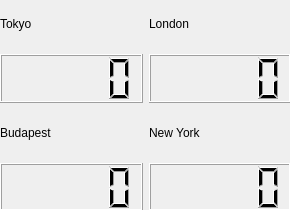
<?xml version="1.0" encoding="UTF-8"?>
<ui version="4.0">
 <class>Form</class>
 <widget class="QWidget" name="Form">
  <property name="geometry">
   <rect>
    <x>0</x>
    <y>0</y>
    <width>290</width>
    <height>210</height>
   </rect>
  </property>
  <property name="minimumSize">
   <size>
    <width>290</width>
    <height>210</height>
   </size>
  </property>
  <property name="maximumSize">
   <size>
    <width>290</width>
    <height>210</height>
   </size>
  </property>
  <property name="windowTitle">
   <string>Time</string>
  </property>
  <widget class="QWidget" name="horizontalLayoutWidget_2">
   <property name="geometry">
    <rect>
     <x>0</x>
     <y>0</y>
     <width>291</width>
     <height>211</height>
    </rect>
   </property>
   <layout class="QHBoxLayout" name="horizontalLayout_2">
    <item>
     <layout class="QHBoxLayout" name="horizontalLayout">
      <item>
       <layout class="QVBoxLayout" name="verticalLayout">
        <item>
         <widget class="QLabel" name="label_2">
          <property name="text">
           <string>Tokyo</string>
          </property>
         </widget>
        </item>
        <item>
         <widget class="digiclock2" name="lcdTokyo"/>
        </item>
        <item>
         <widget class="QLabel" name="label">
          <property name="text">
           <string>Budapest</string>
          </property>
         </widget>
        </item>
        <item>
         <widget class="digiclock2" name="lcdBud"/>
        </item>
       </layout>
      </item>
     </layout>
    </item>
    <item>
     <layout class="QVBoxLayout" name="verticalLayout_2">
      <item>
       <widget class="QLabel" name="label_3">
        <property name="text">
         <string>London</string>
        </property>
       </widget>
      </item>
      <item>
       <widget class="digiclock2" name="lcdLondon"/>
      </item>
      <item>
       <widget class="QLabel" name="label_4">
        <property name="text">
         <string>New York</string>
        </property>
       </widget>
      </item>
      <item>
       <widget class="digiclock2" name="lcdNewYork"/>
      </item>
     </layout>
    </item>
   </layout>
  </widget>
 </widget>
 <customwidgets>
  <customwidget>
   <class>digiclock2</class>
   <extends>QLCDNumber</extends>
   <header>digiclock2.h</header>
  </customwidget>
 </customwidgets>
 <resources/>
 <connections/>
</ui>
